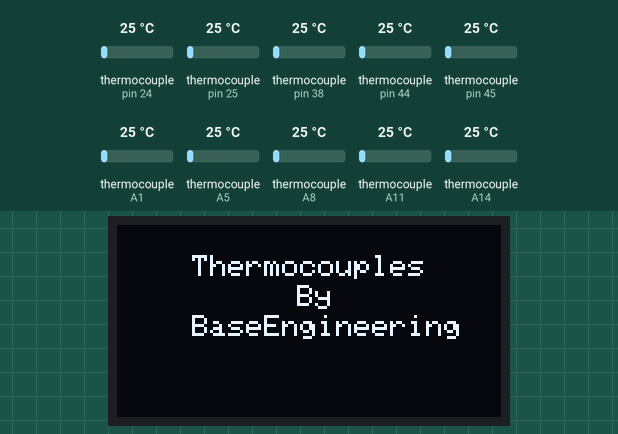
Simulated run of this program. Board: Arduino Mega 2560, built with avr-gcc and run on an emulated ATmega2560. Shown: 128×64 one-colour display. The test bench sets the inputs (shaded band); at power-on: thermocouple (sensors on pin 24, pin 25, pin 38, pin 44, pin 45, A1, A5, A8, A11, A14) 25 °C. Storage starts empty; what the program prints to the serial monitor is not drawn.

Above: at 3.1 s.
At 4.3 s:
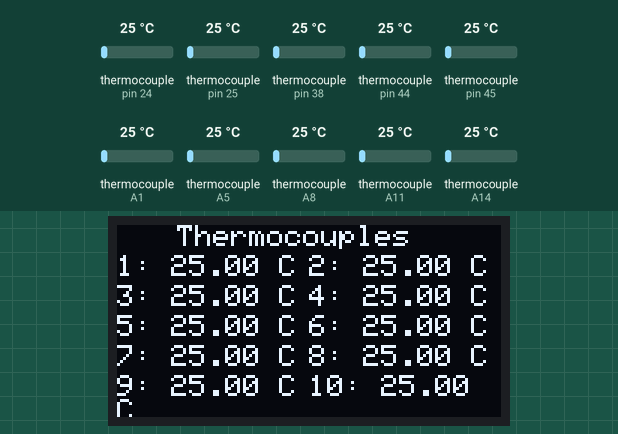

Measured:
- what the display in image 0 shows lasts 1.1 s, from 3.1 s to 4.2 s

The program:

main.cpp
```cpp
#include "paramater.h"
#include <Arduino.h>
#include "thermocouple.h"
#include "display.h"
// #include "kalman.h"
#include "sdCard.h"

void setup()
{
  Serial.begin(115200);
  Initialize_SDcard();
  calibrate_thermocouples();
  delay(1000);
  start_display();
  show_thermocouples_pin();
}

void loop()
{
  float *thermocouple_data = read_temperatures();
  // float *kalman_thermocouple_data = kalmanThermocouple(thermocouple_data);
  show_thermocouple_data(thermocouple_data);
  thermocouple_data[NUMBER_OF_THERMOCOUPLES] = {};
  // kalman_thermocouple_data[NUMBER_OF_THERMOCOUPLES] = {};
  display_thermocouple_data(thermocouple_data);
  Write_SDcard(thermocouple_data);
  delay(300000); //300s * 1000
}
```

display.h
```cpp
#include <SPI.h>
#include <Wire.h>
#include <Adafruit_GFX.h>
#include <Adafruit_SSD1306.h>

#define SCREEN_WIDTH 128 // OLED display width, in pixels
#define SCREEN_HEIGHT 64 // OLED display height, in pixels

// Declaration for an SSD1306 display connected to I2C (SDA, SCL pins)
Adafruit_SSD1306 display(SCREEN_WIDTH, SCREEN_HEIGHT, &Wire, -1);

void start_display()
{

    if (!display.begin(SSD1306_SWITCHCAPVCC, 0x3C))
    { // Address 0x3D for 128x64
        Serial.println(F("SSD1306 allocation failed"));
        for (;;)
            ;
    }
    delay(2000);
    display.clearDisplay();
    display.invertDisplay(false);
    display.setTextSize(1);
    display.setTextColor(WHITE);
    display.setCursor(25, 10);
    // Display static text
    display.println("Thermocouples");
    display.setCursor(60, 20);
    display.println("By");
    display.setCursor(25, 30);
    display.println("BaseEngineering");
    display.display();
}

void display_thermocouple_data(float thermocouple_data[])
{
    uint8_t x = 0;
    uint8_t y = 10;
    display.clearDisplay();
    display.setCursor(20, 0);
    display.print("Thermocouples");
    for (size_t i = 0; i < NUMBER_OF_THERMOCOUPLES; i++)
    {
        if (i % 2 == 0)
        {
            display.setCursor(x, y);
            display.print(i + 1);
            display.print(": ");
            display.print(thermocouple_data[i]);
            display.print(" C");
        }
        else
        {
            display.setCursor(x + 64, y);
            display.print(i + 1);
            display.print(": ");
            display.print(thermocouple_data[i]);
            display.print(" C");
            y += 10;
        }
        delay(100);
    };
    display.display();
}
```

paramater.h
```cpp
float SUHU = 25.9;
```

sdCard.h
```cpp
#include <SD.h>
// #include "rtc.h"

int csPin = 4;
File dataFile;

void Initialize_SDcard()
{
    if (!SD.begin(csPin))
    {
        Serial.println("Card failed, or not present");
        return;
    }
    File dataFile = SD.open("datalog.txt", FILE_WRITE);
    if (dataFile)
    {
        dataFile.println("T1,T2,T3,T4,T5,T6,T7,T8,T9,T10"); //Write the first row of the excel file
        dataFile.close();
    }
    // rtc_innit();
}

void Write_SDcard(float read_temperature[])
{
    // DateTime time = rtc.now();
    // Full Timestamp
    // Serial.println(String(time.timestamp(DateTime::TIMESTAMP_TIME)));

    File dataFile = SD.open("datalog.txt", FILE_WRITE);
    if (dataFile)
    {
        // dataFile.print(String(time.timestamp(DateTime::TIMESTAMP_TIME)));
        // dataFile.print(",");
        for(size_t i = 0; i < 10; i++)
        {
            dataFile.print(read_temperature[i]);
            dataFile.print(",");
        }
        dataFile.println();
        dataFile.close();
    }
    else
    {
        Serial.println("SD card writing failed");
    }
}
```

thermocouple.h
```cpp
#include "max6675.h"
const int NUMBER_OF_THERMOCOUPLES = 10;
float C[10] = {0, 0, 0, 0, 0, 0, 0, 0, 0, 0};
int PIN_THERMOCOUPLE[10][3] = {
    // CLK, CS, SO
    {26, 24, 22},
    {27, 25, 23},
    {47, 45, 43},
    {A13, A14, A15},
    {A10, A11, A12},
    {A7, A8, A9},
    {A4, A5, A6},
    {A0, A1, A2},
    {46, 44, 42},
    {40, 38, 36}};

// CLK | cs | DO
MAX6675 thermocouple1(PIN_THERMOCOUPLE[0][0], PIN_THERMOCOUPLE[0][1], PIN_THERMOCOUPLE[0][2]);
MAX6675 thermocouple2(PIN_THERMOCOUPLE[1][0], PIN_THERMOCOUPLE[1][1], PIN_THERMOCOUPLE[1][2]);
MAX6675 thermocouple3(PIN_THERMOCOUPLE[2][0], PIN_THERMOCOUPLE[2][1], PIN_THERMOCOUPLE[2][2]);
MAX6675 thermocouple4(PIN_THERMOCOUPLE[3][0], PIN_THERMOCOUPLE[3][1], PIN_THERMOCOUPLE[3][2]);
MAX6675 thermocouple5(PIN_THERMOCOUPLE[4][0], PIN_THERMOCOUPLE[4][1], PIN_THERMOCOUPLE[4][2]);
MAX6675 thermocouple6(PIN_THERMOCOUPLE[5][0], PIN_THERMOCOUPLE[5][1], PIN_THERMOCOUPLE[5][2]);
MAX6675 thermocouple7(PIN_THERMOCOUPLE[6][0], PIN_THERMOCOUPLE[6][1], PIN_THERMOCOUPLE[6][2]);
MAX6675 thermocouple8(PIN_THERMOCOUPLE[7][0], PIN_THERMOCOUPLE[7][1], PIN_THERMOCOUPLE[7][2]);
MAX6675 thermocouple9(PIN_THERMOCOUPLE[8][0], PIN_THERMOCOUPLE[8][1], PIN_THERMOCOUPLE[8][2]);
MAX6675 thermocouple10(PIN_THERMOCOUPLE[9][0], PIN_THERMOCOUPLE[9][1], PIN_THERMOCOUPLE[9][2]);

void calibrate_thermocouples()
{
    // c = 25 -26 =
    // C[0] = C[0] + 1.3473 * thermocouple1.readCelsius() - 6.3064 - SUHU;
    // C[1] = C[1] + 1.3609 * thermocouple2.readCelsius() - 6.2511 - SUHU;
    // C[2] = C[2] + 1.3038 * thermocouple3.readCelsius() - 5.2852 - SUHU;
    // C[3] = C[3] + 1.3178 * thermocouple4.readCelsius() - 6.2457 - SUHU;
    // C[4] = C[4] + 1.1365 * thermocouple5.readCelsius() - 2.38   - SUHU;
    // C[5] = C[5] + 1.3133 * thermocouple6.readCelsius() - 6.6797 - SUHU;
    // C[6] = C[6] + 1.3211 * thermocouple7.readCelsius() - 6.6039 - SUHU;
    // C[7] = C[7] + 1.2534 * thermocouple8.readCelsius() - 5.0308 - SUHU;
    // C[8] = C[8] + 1.3168 * thermocouple9.readCelsius() - 5.65   - SUHU;
    // C[9] = C[9] + 1.223 * thermocouple10.readCelsius() - 4.4037 - SUHU;

    C[0] = thermocouple1.readCelsius();
    C[1] = thermocouple2.readCelsius();
    C[2] = thermocouple3.readCelsius();
    C[3] = thermocouple4.readCelsius();
    C[4] = thermocouple5.readCelsius();
    C[5] = thermocouple6.readCelsius();
    C[6] = thermocouple7.readCelsius();
    C[7] = thermocouple8.readCelsius();
    C[8] = thermocouple9.readCelsius();
    C[9] = thermocouple10.readCelsius();
}

void show_thermocouples_pin()
{
    for (size_t i = 0; i < NUMBER_OF_THERMOCOUPLES; i++)
    {
        if (i % 2 == 0)
        {
            Serial.print("Thermocouple ");
            Serial.print(i + 1);
            Serial.print(" CLK : " + String(PIN_THERMOCOUPLE[i][0]) + " CS : " + String(PIN_THERMOCOUPLE[i][1]) + " SO : " + String(PIN_THERMOCOUPLE[i][2]));
        }
        else
        {
            Serial.print("      | Thermocouple ");
            Serial.print(i + 1);
            Serial.println(" CLK : " + String(PIN_THERMOCOUPLE[i][0]) + " CS : " + String(PIN_THERMOCOUPLE[i][1]) + " SO : " + String(PIN_THERMOCOUPLE[i][2]));
        }
    }
}
float *read_temperatures()
{
    static float data[NUMBER_OF_THERMOCOUPLES] =
    {
        // -C[0] + 1.3473 * thermocouple1.readCelsius() - 6.3064,
        // -C[1] + 1.3609 * thermocouple2.readCelsius() - 6.2511,
        // -C[2] + 1.3038 * thermocouple3.readCelsius() - 5.2852,
        // -C[3] + 1.3178 * thermocouple4.readCelsius() - 6.2457,
        // -C[4] + 1.1365 * thermocouple5.readCelsius() - 2.38,
        // -C[5] + 1.3133 * thermocouple6.readCelsius() - 6.6797,
        // -C[6] + 1.3211 * thermocouple7.readCelsius() - 6.6039,
        // -C[7] + 1.2534 * thermocouple8.readCelsius() - 5.0308,
        // -C[8] + 1.3168 * thermocouple9.readCelsius() - 5.65,
        // -C[9] + 1.223 * thermocouple10.readCelsius() - 4.4037

        thermocouple1.readCelsius(),
        thermocouple2.readCelsius(),
        thermocouple3.readCelsius(),
        thermocouple4.readCelsius(),
        thermocouple5.readCelsius(),
        thermocouple6.readCelsius(),
        thermocouple7.readCelsius(),
        thermocouple8.readCelsius(),
        thermocouple9.readCelsius(),
        thermocouple10.readCelsius()
    };
    return data;
}

void show_thermocouple_data(float thermocouple_data[])
{
    for (size_t i = 0; i < NUMBER_OF_THERMOCOUPLES; i++)
    {
        if (i % 2 == 0)
        {
            Serial.print("Thermocouple ");
            Serial.print(i + 1);
            Serial.print(" temperature: ");
            Serial.print(thermocouple_data[i]);
            Serial.print(" °C");
        }
        else
        {
            Serial.print("      | Thermocouple ");
            Serial.print(i + 1);
            Serial.print(" temperature: ");
            Serial.print(thermocouple_data[i]);
            Serial.println(" °C");
        }
    };
    Serial.println("===========================================================================");
}
```
